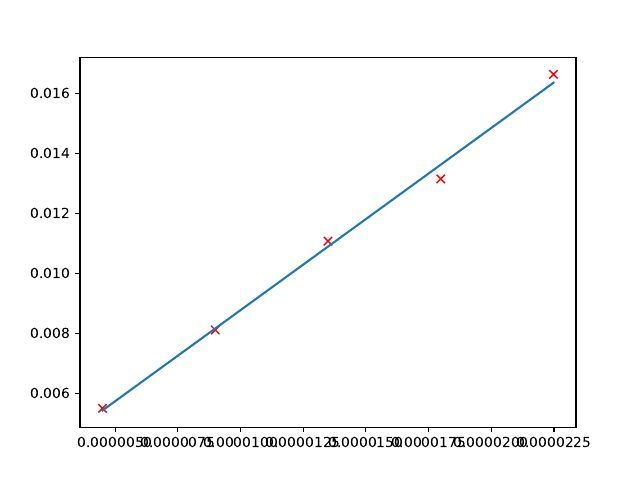

Here is the Python script that generated this plot:
import numpy as np 
from scipy import stats
import matplotlib.pyplot as plt 
from uncertainties import ufloat
x,y= np.genfromtxt("xy.txt", unpack=True)

slope, intercept, r_value, p_value, std_err= stats.linregress(x,y)

y2= slope*x+intercept

plt.plot(x,y, "xr")
plt.plot(x, y2)
plt.savefig("Steigung.pdf")

Steigung= slope

mk= ufloat(512.2e-3, 512.2e-3*0.04e-2) #kg
Rk= ufloat(25.38e-3, 50.76e-3*0.007e-2) #m
theta= ufloat(22.5e-7,0)

m= Steigung*4*(np.pi**2)*((2/5)*mk*(Rk**2)+theta)

file = open("Ergebnism.txt", "w")
file.write("Steigung der Funktion: {}\ny-Abschnitt: {}\nErgebnis m: {}".format(Steigung, intercept, m))
file.close()
